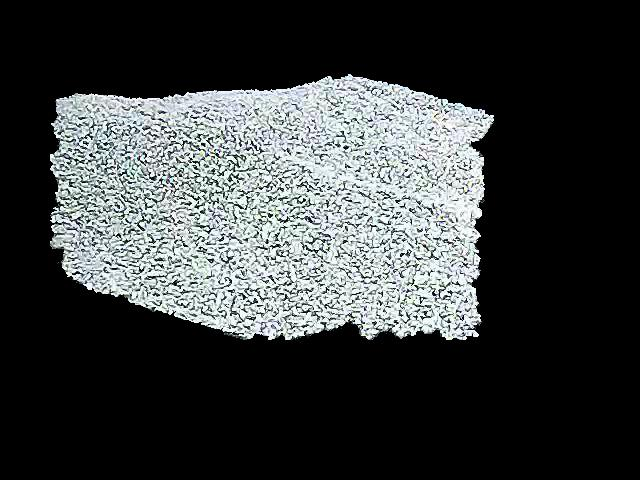
#> input picture Test/outfile.jpeg, 640 x 480 px
$ python removeBlackBoundary.py   (older library calls are emulated)
#> lines starting #> are read from the running program, lines starting #| are printed output that depends on the picture; after the words box and inside, x2 and y2 are one past the last pixel; in counts of white or black regions, pixels touching at a corner belong together
import cv2
import numpy as np
from matplotlib import pyplot as plt
import scipy.misc

#open and read the image
img = cv2.imread("outfile.jpeg")
#> img is the input picture: shape (480, 640, 3); mean B, G, R 62.2, 62, 58.9

w,h = img.shape[:2]
#> w = 480; h = 640
print(w)
#| 480
print(h)
#| 640


mask = np.zeros(img.shape[:2], dtype = "uint8")
(cX, cY) = (img.shape[1] // 2, img.shape[0] // 2)
#> cX = 320; cY = 240
cv2.rectangle(mask, (cX - 100, cY - 100), (cX + 65 , cY + 65), 255,-1)
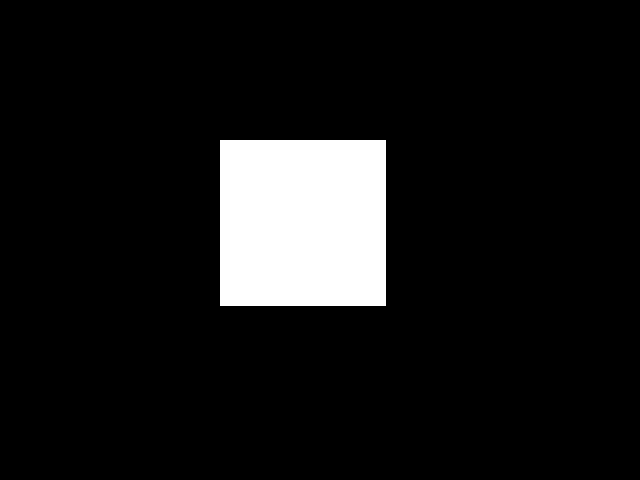
#> mask: shape (480, 640); 9% white; 1 white region, box (x1, y1, x2, y2) and area: (220, 140, 386, 306) 27556
# cv2.imshow("Mask", mask)

masked = cv2.bitwise_and(img, img, mask = mask)
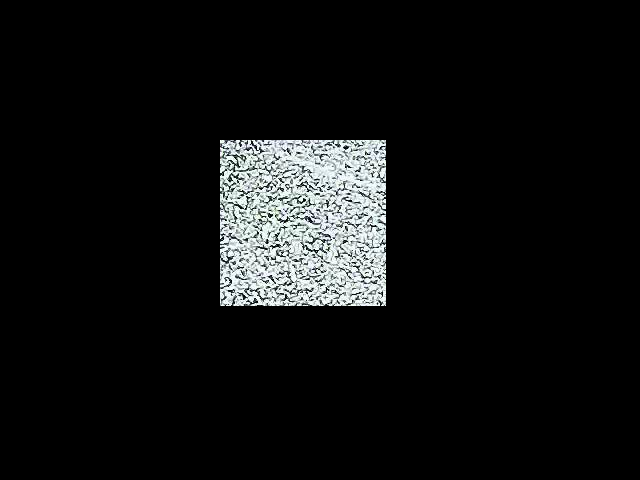
#> masked: shape (480, 640, 3); mean B, G, R 17.3, 17.3, 16.4
cv2.imshow("Mask Applied to Image", masked)
cv2.waitKey(0)

gray = cv2.cvtColor(masked,cv2.COLOR_BGR2GRAY)
_,thresh = cv2.threshold(gray,1,255,cv2.THRESH_BINARY)
#> thresh: shape (480, 640); 9% white; 1 white region, box (x1, y1, x2, y2) and area: (220, 140, 386, 306) 27548

_,contours,hierarchy = cv2.findContours(thresh,cv2.RETR_EXTERNAL,cv2.CHAIN_APPROX_SIMPLE)
#> contours = [[[220, 140], [220, 305], [385, 305], [385, 140]]]
cnt = contours[0]
#> cnt = [[220, 140], [220, 305], [385, 305], [385, 140]]
x,y,w,h = cv2.boundingRect(cnt)
#> x = 220; y = 140; w = 166; h = 166

crop = img[y:y+h,x:x+w]
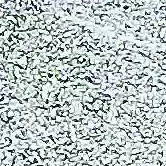
#> crop: shape (166, 166, 3); mean B, G, R 192.9, 193.2, 183.1
cv2.imwrite('sofwinres.jpeg',crop)
